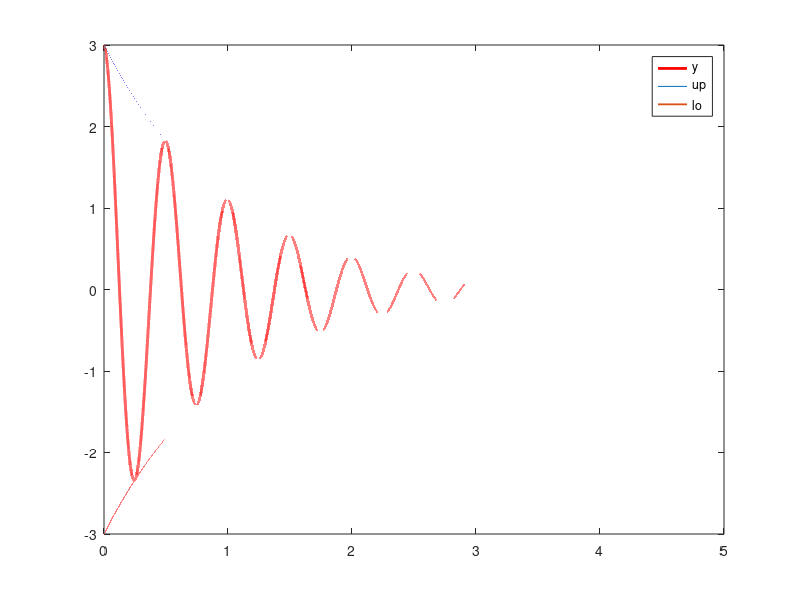

The MATLAB script that drew this image:
% Author : Malitha Dilshan
% Title  : Lab 01-Part1:Find the envelope of the damping signal using MATLAB
% and them in same figure 
% Date   : 2017-09-21

Ts = 0.00001;
t = 0:Ts:5;

y = 3.*exp(-t).*cos(4*pi.*t);
%display(y);
plot(t,y,'r','linewidth',2.0);

%compute the upper and lower bound envelopes of the signal y

%[up,lo] = envelope(y);  % if you have signal processing tool box in matlab use this
% else use follows
% here I calculate the upper and lower bounds of the signal manualy
up = 3.*exp(-t);
lo = -3.*exp(-t);
hold on
plot(t,up,t,lo,'linewidth',1.3);
legend('y','up','lo');
hold off
